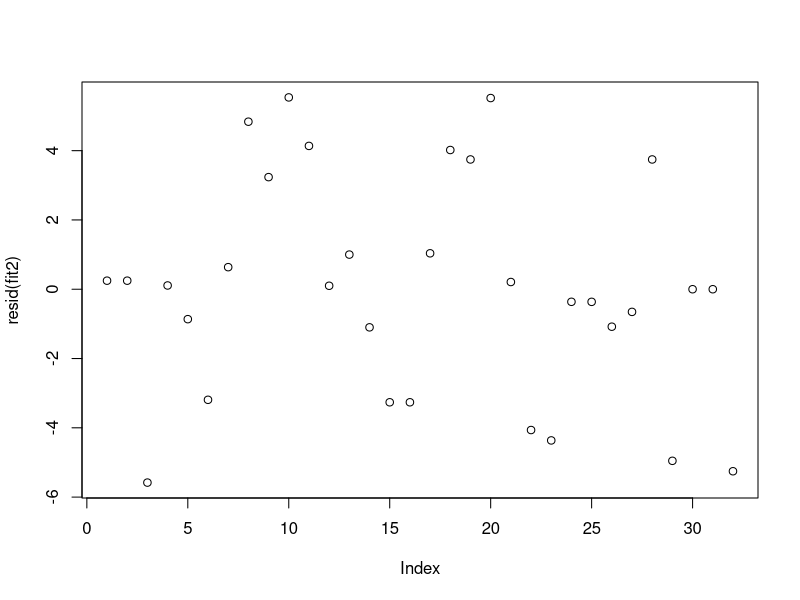

Write the R code that produced this figure.
## ---- chunk 1
knitr::opts_chunk$set(echo = FALSE)
## ---- chunk 2
data("mtcars")
head(mtcars,2)
## ---- chunk 3
fit1 <- lm(mpg~am, data = mtcars)
fit2 <- lm(mpg~am+factor(carb), data = mtcars)
fit3 <- lm(mpg~am+factor(carb)+qsec, data = mtcars)
fit4 <- lm(mpg~am+factor(carb)+qsec+factor(gear), data = mtcars)
anova(fit1, fit2, fit3, fit4)
## ---- chunk 4
summary(fit2)$coef
summary(fit3)$coef
## ---- chunk 5
plot(resid(fit2))
## ---- chunk 6

